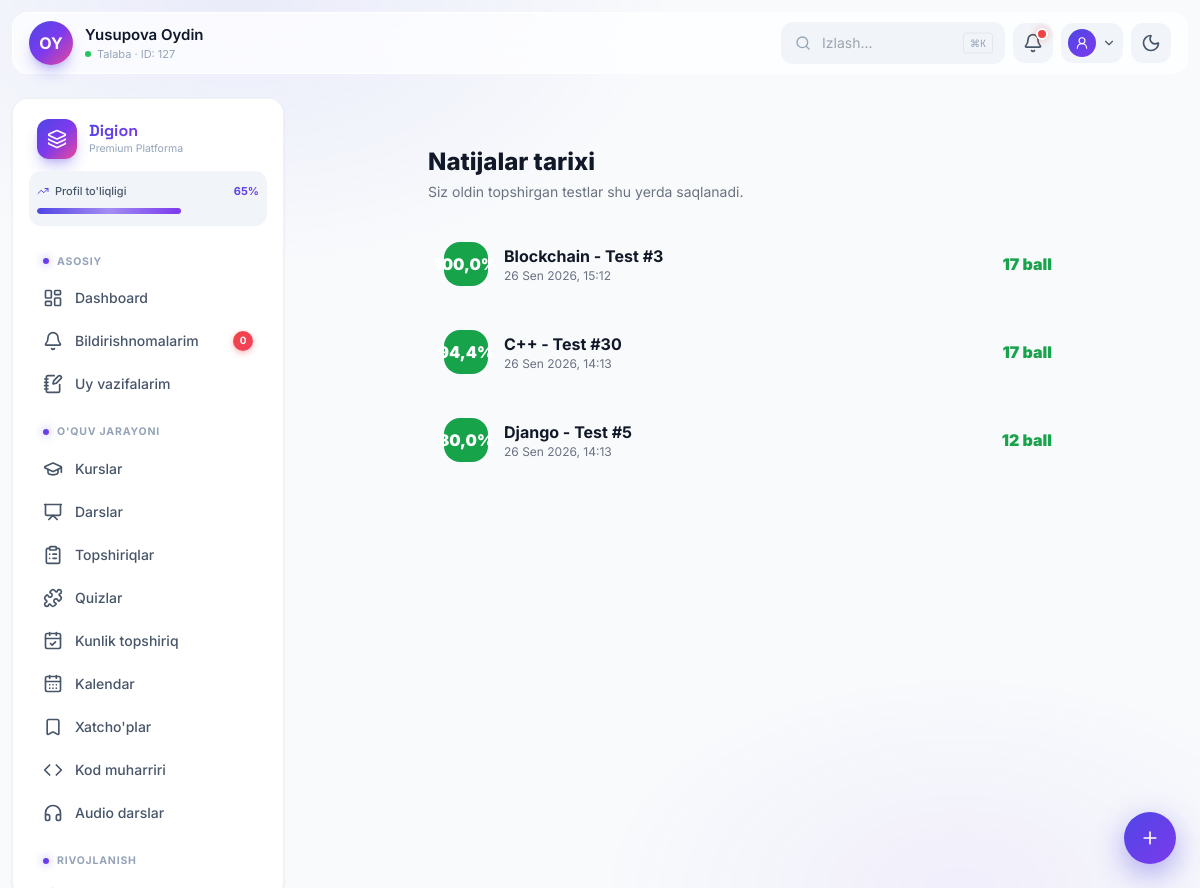
/testlar/tarix/ (signed in), run on the app's committed database.
### apps/user/models/user.py (models this page shows, shortened)
class CustomUser(AbstractBaseUser, PermissionsMixin):
    phone_number = models.CharField(
        validators=[phone_regex], max_length=17, unique=True,
        verbose_name="Telefon raqam", db_index=True
    )
    first_name = models.CharField(max_length=150, blank=True, verbose_name="Ism")
    last_name = models.CharField(max_length=150, blank=True, verbose_name="Familiya")
    middle_name = models.CharField(max_length=50, blank=True, null=True, verbose_name="Sharif")
    avatar = models.ImageField(
        upload_to=avatar_upload_path, blank=True, null=True,
        validators=[validate_file_size],
        verbose_name="Profil rasmi"
    )
    role = models.CharField(
        max_length=10, choices=ROLE_CHOICES, default='student',
        verbose_name="Rol", db_index=True
    )
    is_active = models.BooleanField(default=True, verbose_name="Aktiv")
    is_staff = models.BooleanField(default=False, verbose_name="Xodim")
    date_joined = models.DateTimeField(auto_now_add=True, verbose_name="Ro‘yxatdan o‘tgan")
    email = models.EmailField(blank=True, null=True, verbose_name="Email")
    last_login_ip = models.GenericIPAddressField(null=True, blank=True, verbose_name="Oxirgi IP")
    language = models.CharField(
        max_length=5, default='uz',
        choices=(('uz', 'O‘zbekcha'), ('ru', 'Русский'), ('en', 'English')),
        verbose_name="Til"
    )
    timezone = models.CharField(max_length=50, default='Asia/Tashkent', verbose_name="Vaqt zonasi")
    USERNAME_FIELD = 'phone_number'
    REQUIRED_FIELDS = ['first_name', 'last_name']
    objects = CustomUserManager()
    class Meta:
        verbose_name = "Foydalanuvchi"
        verbose_name_plural = "Foydalanuvchilar"
        ordering = ['-date_joined']
        indexes = [
            models.Index(fields=['phone_number']),
            models.Index(fields=['role', 'is_active']),
        ]
    def get_full_name(self) -> str:
        parts = [self.last_name, self.first_name, self.middle_name]
        return ' '.join(p for p in parts if p).strip() or self.phone_number

class TimeStampedModel(models.Model):
    created_at = models.DateTimeField(auto_now_add=True, verbose_name="Yaratilgan")
    updated_at = models.DateTimeField(auto_now=True, verbose_name="Tahrirlangan")
    class Meta:
        abstract = True
        ordering = ['-created_at']

class TestResult(TimeStampedModel):
    student = models.ForeignKey(
        StudentProfile, on_delete=models.CASCADE,
        related_name="test_results", verbose_name="Talaba"
    )
    quiz = models.ForeignKey(
        Quiz, on_delete=models.CASCADE,
        related_name="results", verbose_name="Test"
    )
    correct_answers = models.PositiveIntegerField(default=0, verbose_name="To‘g‘ri javoblar")
    total_score = models.PositiveIntegerField(default=0, verbose_name="To‘plangan ball")
    coins_awarded = models.PositiveIntegerField(default=0, verbose_name="Berilgan coinlar")
    taken_at = models.DateTimeField(auto_now_add=True, verbose_name="Topshirilgan vaqt")
    time_spent_seconds = models.PositiveIntegerField(default=0, verbose_name="Sarflangan vaqt (sek)")
    attempt_number = models.PositiveSmallIntegerField(default=1, verbose_name="Urinish raqami")
    objects = TestResultQuerySet.as_manager()
    class Meta:
        verbose_name = "Test natijasi"
        verbose_name_plural = "Test natijalari"
        ordering = ["-taken_at"]
        indexes = [
            models.Index(fields=['student', '-taken_at']),
            models.Index(fields=['quiz', '-taken_at']),
        ]
    @property
    def percentage(self) -> float:
        max_score = self.quiz.max_score
        if not max_score:
            return 0.0
        return round((self.total_score / max_score) * 100, 1)

class Quiz(TimeStampedModel):
    DIFFICULTY_CHOICES = (
        ('easy', 'Oson'),
        ('medium', 'O‘rta'),
        ('hard', 'Qiyin'),
    )
    category = models.ForeignKey(
        QuizCategory, on_delete=models.SET_NULL,
        null=True, blank=True, related_name='quizzes',
        verbose_name="Yo‘nalish"
    )
    difficulty = models.CharField(
        max_length=20, choices=DIFFICULTY_CHOICES, default='medium',
        verbose_name="Qiyinlik darajasi"
    )
    title = models.CharField(max_length=255, verbose_name="Test nomi")
    description = models.TextField(blank=True, null=True, verbose_name="Tavsif")
    is_active = models.BooleanField(default=True, verbose_name="Aktiv")
    coins_reward = models.PositiveIntegerField(default=0, verbose_name="Coin mukofoti")
    locked = models.BooleanField(default=True, verbose_name="Qulflangan")
    duration_minutes = models.PositiveIntegerField(
        default=30, validators=[MinValueValidator(1), MaxValueValidator(300)],
        verbose_name="Davomiyligi (daqiqa)"
    )
    passing_score = models.PositiveSmallIntegerField(
        default=60, validators=[MinValueValidator(0), MaxValueValidator(100)],
        verbose_name="O‘tish bali (%)"
    )
    max_attempts = models.PositiveSmallIntegerField(
        default=3, verbose_name="Maksimal urinishlar"
    )
    shuffle_questions = models.BooleanField(default=False, verbose_name="Savollarni aralashtirish")
    show_answers = models.BooleanField(default=True, verbose_name="Javoblarni ko‘rsatish")
    objects = QuizQuerySet.as_manager()
    class Meta:
        verbose_name = "Test"
        verbose_name_plural = "Testlar"
        ordering = ['-created_at']
        indexes = [
            models.Index(fields=['is_active', 'difficulty']),
            models.Index(fields=['-created_at']),
        ]
    @property
    def max_score(self) -> int:
        return self.questions.aggregate(
            total=Coalesce(Sum('points'), 0)
        )['total']

### apps/pages/views/quiz.py (the view)
class QuizHistoryView(LoginRequiredMixin, View):
    def get(self, request):
        student_profile = getattr(request.user, 'student_profile', None)
        results = []
        if student_profile:
            results = (
                TestResult.objects
                .filter(student=student_profile)
                .select_related('quiz')
                .order_by('-taken_at')
            )
        return render(request, "student/quiz/history.html", {"results": results})

### apps/pages/context_processors.py (called while the page is built)
def menu_processor(request):
    sections = MenuSection.objects.filter(is_active=True).prefetch_related('items')
    return {'menu_sections': sections}

def new_quizzes_count(request):
    recent_threshold = timezone.now() - timedelta(hours=24)
    count = Quiz.objects.filter(is_active=True, created_at__gte=recent_threshold).count()
    return {'new_quizzes_count': count}

### apps/user/models/user.py (called while the page is built)
    def get_queryset(self):
        return CustomUserQuerySet(self.model, using=self._db)

### templates/student/quiz/history.html
{% extends '../base.html' %}
{% block student %}
<div class="w-full max-w-2xl mx-auto px-4 py-6 md:py-10">
  <div class="mb-6">
    <h1 class="text-2xl font-extrabold text-gray-900 dark:text-white mb-1">Natijalar tarixi</h1>
    <p class="text-gray-500 dark:text-gray-400 text-sm">Siz oldin topshirgan testlar shu yerda saqlanadi.</p>
  </div>
  {% if results %}
  <div class="space-y-3">
    {% for result in results %}
    <a href="{% url 'quiz_result' result.quiz.id %}" class="neo-card flex items-center justify-between gap-4 p-4 hover:-translate-y-0.5 transition-transform duration-200">
      <div class="flex items-center gap-4 min-w-0">
        <div class="w-11 h-11 rounded-2xl flex items-center justify-center text-white font-black flex-shrink-0
                    {% if result.percentage >= 80 %}bg-green-600{% elif result.percentage >= 50 %}bg-primary{% else %}bg-red-600{% endif %}">
          {{ result.percentage }}%
        </div>
        <div class="min-w-0">
          <p class="font-bold text-gray-900 dark:text-white truncate">{{ result.quiz.title }}</p>
          <p class="text-xs text-gray-500 dark:text-gray-400">{{ result.taken_at|date:"d M Y, H:i" }}</p>
        </div>
      </div>
      <div class="font-black flex-shrink-0
                  {% if result.percentage >= 80 %}text-green-600{% elif result.percentage >= 50 %}text-primary{% else %}text-red-600{% endif %}">
        {{ result.total_score }} ball
      </div>
    </a>
    {% endfor %}
  </div>
  {% else %}
  <div class="neo-card text-center py-16 text-gray-400">
    <div class="text-4xl mb-3">🕓</div>
    <p>Hali hech qanday test topshirmagansiz.</p>
  </div>
  {% endif %}
</div>
{% endblock student %}

### templates/student/base.html (shortened to what this page needs)
{% load static %}
<!DOCTYPE html>
<html lang="uz" class="h-full">
<head>
  <script src="https://cdn.tailwindcss.com"></script>
</head>
<body class="min-h-screen flex flex-col">
<header class="relative z-30 flex items-center justify-between gap-2 px-2 md:px-4 py-2 m-2 md:m-3 mb-0 rounded-2xl glass">
  <div class="flex items-center gap-2 md:gap-3 min-w-0 flex-1">
    <div class="w-9 h-9 md:w-11 md:h-11 shrink-0 rounded-full bg-gradient-to-br from-primary via-secondary to-pink-500 flex items-center justify-center text-white font-bold text-sm md:text-base shadow-lg shadow-primary/30">
      {{ request.user.first_name|first|default:"A" }}{{ request.user.last_name|first|default:"" }}
    </div>
    <div class="min-w-0 hidden md:block">
      <h1 class="font-semibold text-[15px] truncate text-[var(--text-primary)]">
        {{ request.user.get_full_name|default:"Foydalanuvchi" }}
      </h1>
      <p class="text-[11px] text-[var(--text-tertiary)] truncate flex items-center gap-1.5">
        <span class="inline-block w-1.5 h-1.5 rounded-full bg-green-500 shadow-lg shadow-green-500/60"></span>
        <span>Talaba · ID: {{ request.user.id|default:"—" }}</span>
      </p>
    </div>
  </div>
  <div class="flex items-center gap-1.5 md:gap-2 shrink-0">
    <div class="hidden lg:flex relative">
      <input type="text" placeholder="Izlash..."
        class="form-input !w-56 pl-10 pr-14 text-sm focus:!w-72 transition-all">
      <kbd class="absolute right-3 top-1/2 -translate-y-1/2 px-1.5 py-0.5 rounded text-[10px] font-mono bg-[var(--bg-subtle)] text-[var(--text-tertiary)] border border-[var(--border-soft)]">⌘K</kbd>
    </div>
    <button id="notificationBtn" class="icon-btn relative">
      <i data-lucide="bell" class="w-5 h-5"></i>
      <span class="notif-dot"></span>
    </button>
    <div class="relative" id="profileContainer">
      <button id="profileBtn" class="icon-btn !w-auto !px-1.5 gap-1.5">
        <div class="w-7 h-7 rounded-full bg-gradient-to-br from-primary to-secondary flex items-center justify-center text-white">
          <i data-lucide="user-round" class="w-3.5 h-3.5"></i>
        </div>
        <i data-lucide="chevron-down" class="w-3.5 h-3.5 hidden md:block"></i>
      </button>
    </div>
    <button id="themeToggle" aria-label="Rejim" class="icon-btn">
      <i data-lucide="moon" class="w-5 h-5 theme-icon-dark"></i>
    </button>
  </div>
</header>
<div class="relative z-10 flex-1 flex flex-col md:flex-row">
  <aside class="hidden md:flex flex-col w-[272px] m-3 mt-3 rounded-2xl surface p-4 max-h-[calc(100vh-5.5rem)] overflow-y-auto scrollbar-thin sticky top-3 self-start">
    <div class="flex items-center gap-3 px-2 py-1 mb-2">
      <div class="w-10 h-10 rounded-xl bg-gradient-to-br from-primary via-secondary to-pink-500 flex items-center justify-center text-white shadow-lg shadow-primary/30">
        <i data-lucide="layers" class="w-5 h-5"></i>
      </div>
      <div>
        <p class="font-display font-bold text-base leading-tight">
          <span class="text-gradient">Digion</span>
        </p>
        <p class="text-[10.5px] text-[var(--text-tertiary)]">Premium Platforma</p>
      </div>
    </div>
    <div class="px-2 py-3 mb-2 rounded-xl bg-[var(--bg-subtle)]">
      <div class="flex justify-between text-[11px] mb-2">
        <span class="text-[var(--text-secondary)] flex items-center gap-1.5 font-medium">
          <i data-lucide="trending-up" class="w-3 h-3 text-primary"></i>
          Profil to'liqligi
        </span>
        <span class="font-bold text-gradient">65%</span>
      </div>
      <div class="progress-track">
        <div class="progress-fill" style="width: 65%"></div>
      </div>
    </div>
    <div class="section-label">Asosiy</div>
    <nav class="space-y-0.5">
      <a href="/" class="nav-item {% if request.path == '/' %}active{% endif %}">
        <i data-lucide="layout-dashboard"></i>
        <span>Dashboard</span>
      </a>
      <a href="#" class="nav-item">
        <i data-lucide="bell"></i>
        <span>Bildirishnomalarim</span>
        <span class="ml-auto badge">0</span>
      </a>
      <a href="{% url 'student_homework:list' %}" class="nav-item {% if 'uyga-vazifalar' in request.path %}active{% endif %}">
        <i data-lucide="notebook-pen"></i>
        <span>Uy vazifalarim</span>
      </a>
    </nav>
    <div class="section-label">O'quv jarayoni</div>
    <nav class="space-y-0.5">
      <a href="#" class="nav-item"><i data-lucide="graduation-cap"></i><span>Kurslar</span></a>
      <a href="#" class="nav-item"><i data-lucide="presentation"></i><span>Darslar</span></a>
      <a href="#" class="nav-item"><i data-lucide="clipboard-list"></i><span>Topshiriqlar</span></a>
      <a href="#" class="nav-item"><i data-lucide="puzzle"></i><span>Quizlar</span></a>
      <a href="#" class="nav-item"><i data-lucide="calendar-check"></i><span>Kunlik topshiriq</span></a>
      <a href="#" class="nav-item"><i data-lucide="calendar-days"></i><span>Kalendar</span></a>
      <a href="#" class="nav-item"><i data-lucide="bookmark"></i><span>Xatcho'plar</span></a>
      <a href="#" class="nav-item"><i data-lucide="code"></i><span>Kod muharriri</span></a>
      <a href="#" class="nav-item"><i data-lucide="headphones"></i><span>Audio darslar</span></a>
    </nav>
    <div class="section-label">Rivojlanish</div>
    <nav class="space-y-0.5">
      <a href="#" class="nav-item"><span>Baholar</span></a>
    </nav>
  </aside>
  <main id="mainScroll" class="flex-1 p-3 md:p-5 overflow-y-auto scrollbar-thin">
    {% block student %}{% endblock student %}
  </main>
</div>
<button class="fab hidden md:flex" id="fab" aria-label="Tez amal">
  <i data-lucide="plus" class="w-5 h-5"></i>
</button>
</body>
</html>

### data on the page
CustomUser: user.first_name|first "O", user.last_name|first "Y", user.get_full_name "Yusupova Oydin", user.id "127"
TestResult: percentage "100,0", quiz "Blockchain - Test #3", taken_at "26 Sen 2026, 15:12", total_score "17"
TestResult: percentage "94,4", quiz "C++ - Test #30", taken_at "26 Sen 2026, 14:13", total_score "17"
TestResult: percentage "80,0", quiz "Django - Test #5", taken_at "26 Sen 2026, 14:13", total_score "12"
